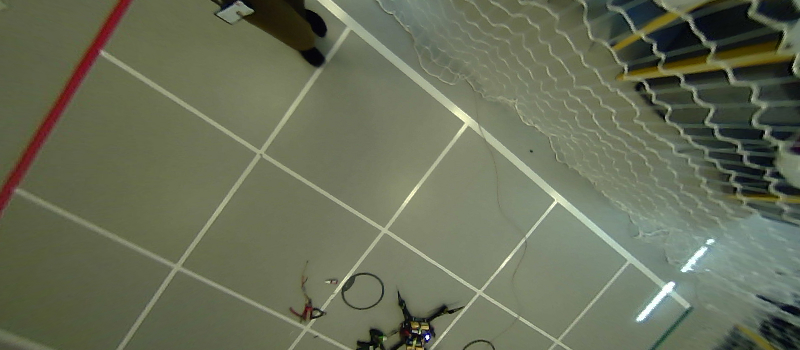
#> input picture Homeworx/homework1/python/data/grid.jpg, 800 x 350 px, found by its file name
$ python task3.py
#> lines starting #> are read from the running program, lines starting #| are printed output that depends on the picture
### Homeworx/homework1/python/common.py
from cmath import pi
import numpy as np

def rgb_to_gray(I):
    """
    Converts a HxWx3 RGB image to a HxW grayscale image as
    described in the text.
    """
    im_out = np.zeros(I.shape[0:2])
    for x in range(0, I.shape[0]):
        for y in range(0, I.shape[1]):
            im_out[x,y] = (I[x,y,0] + I[x,y,1] + I[x,y,2])/3
    #im_out = im_out.astype(int)
    return im_out

def central_difference(I):
    """
    Computes the gradient in the x and y direction using
    a central difference filter, and returns the resulting
    gradient images (Ix, Iy) and the gradient magnitude Im.
    """

    diff_ker = np.array([0.5, 0, -0.5])
    print(diff_ker)
    h_grad = np.zeros(I.shape)
    v_grad = np.zeros(I.shape)
    immagn = np.zeros(I.shape)
    for r in range(0,I.shape[0]):
        h_grad[r,:] = np.convolve(I[r,:], diff_ker, 'same')
    for v in range(0,I.shape[1]):
            v_grad[:,v] = np.convolve(I[:,v], diff_ker, 'same')
    for (x, y), px in np.ndenumerate(I):
        immagn[x,y] = np.sqrt(np.square(h_grad[x,y]) + np.square(v_grad[x,y]))
    print(np.amax(v_grad), np.amin(v_grad), np.amax(immagn), np.amin(immagn))
    return v_grad, h_grad, immagn

def gaussian(I, sigma):
    """
    Applies a 2-D Gaussian blur with standard deviation sigma to
    a grayscale image I.
    """

    # Hint: The size of the kernel should depend on sigma. A common
    # choice is to make the half-width be 3 standard deviations. The
    # total kernel width is then 2*np.ceil(3*sigma) + 1.

    h = int(np.ceil(3*sigma))
    result = np.zeros(I.shape)
    kern = np.zeros(2*h+1)
    print(h, kern.shape)

    for i in range(-h, h):
        kern[i+h] = (1/(np.sqrt(2*pi)*sigma))*np.exp(-np.square(h)/(2*np.square(sigma)))

    for r in range(0,I.shape[0]):
        result[r,:] = np.convolve(I[r,:], kern, 'same')
    for c in range(0, I.shape[1]):
        result[:,c] = np.convolve(result[:,c], kern, 'same')

    return result

def extract_edges(Ix, Iy, Im, threshold):
    """
    Returns the x, y coordinates of pixels whose gradient
    magnitude is greater than the threshold. Also, returns
    the angle of the image gradient at each extracted edge.
    """
    print(Ix.shape, Iy.shape, Im.shape, threshold)
    (y,x) = (Im > threshold).nonzero()
    theta = np.zeros(y.shape[0])
    print(x.shape, y.shape)
    for i in range(0,y.shape[0]):
        #print(i, x[i], y[i])
        theta[i] = np.arctan2(Iy[y[i],x[i]], Ix[y[i],x[i]])
    return x,y,theta # Placeholder

### Homeworx/homework1/python/task3.py
import numpy as np
import matplotlib.pyplot as plt
from common import *


threshold = 0.00000022 # todo: choose an appropriate value
sigma     = 0.8 # todo: choose an appropriate value
filename = 'C:\\Users\\sindr\\Documents\\UniversiTales\\V22\\RobVis\\Homeworx\\homework1\\python\\data\\grid.jpg'

I_rgb      = plt.imread(filename)
#> I_rgb is the input picture: shape (350, 800, 3); mean R, G, B 103.7, 109.6, 87.4
I_rgb      = I_rgb/255.0
I_gray     = rgb_to_gray(I_rgb)
#> after the loop in rgb_to_gray, `for x in range(0, I.shape[0]):`:
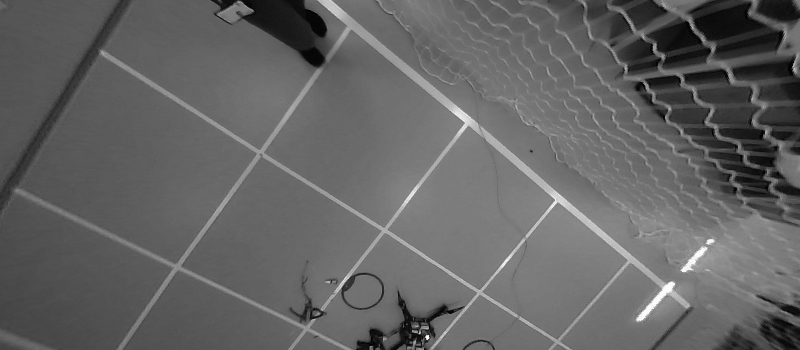
#> im_out: shape (350, 800) float64; min 0, max 1, mean 0.393
I_blur     = gaussian(I_gray, sigma)
#> after the loop in gaussian, `for c in range(0, I.shape[1]):`:
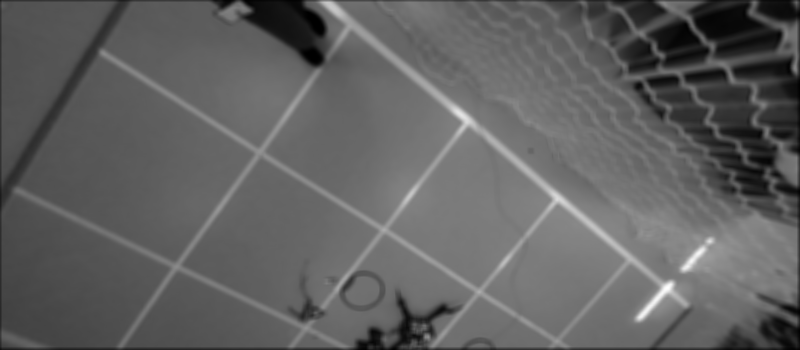
#> result: shape (350, 800) float64; min 1.77e-07, max 6.88e-06, mean 2.74e-06; drawn with min black and max white
Ix, Iy, Im = central_difference(I_blur)
#> after the loop in central_difference, `for r in range(0,I.shape[0]):`:
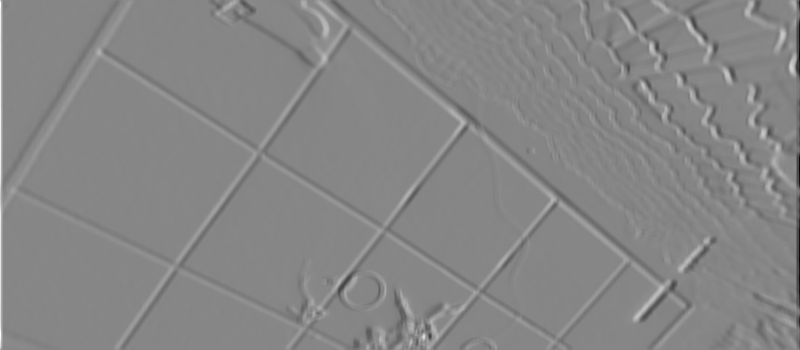
#> h_grad: shape (350, 800) float64; min -1.23e-06, max 1.1e-06, mean -2.05e-10; drawn with min black and max white
#> after the loop in central_difference, `for v in range(0,I.shape[1]):`:
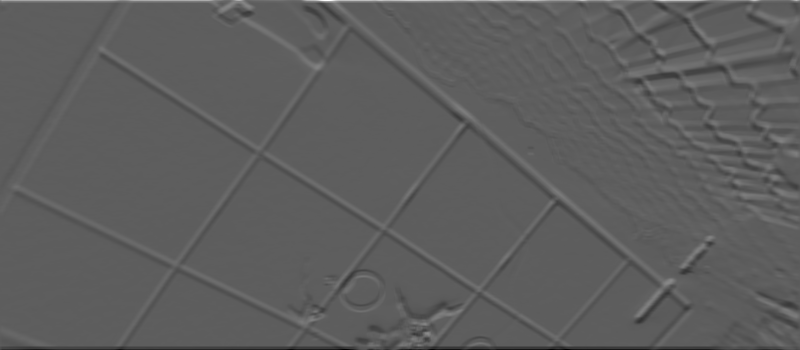
#> v_grad: shape (350, 800) float64; min -1.31e-06, max 2.23e-06, mean -3.98e-10; drawn with min black and max white
#> the loop in central_difference, `for (x, y), px in np.ndenumerate(I):` made 280000 passes
#> px on passes 1 to 3: 1.06e-06, 1.31e-06, 1.56e-06
#> after the loop in central_difference, `for (x, y), px in np.ndenumerate(I):`:
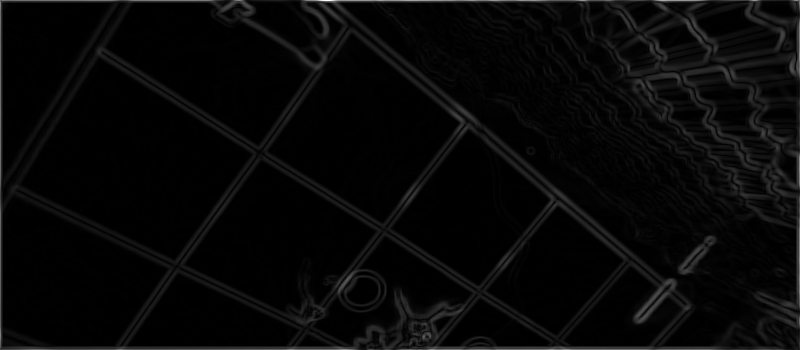
#> immagn: shape (350, 800) float64; min 0, max 2.23e-06, mean 6.99e-08; drawn with min black and max white
#| 2.2336878287773003e-06 -1.3055767602635696e-06 2.2337231942630765e-06 0.0
x,y,theta  = extract_edges(Ix, Iy, Im, threshold)
#| (350, 800) (350, 800) (350, 800) 2.2e-07
#| (26549,) (26549,)

fig, axes = plt.subplots(1,5,figsize=[15,4], sharey='row')
plt.set_cmap('gray')
axes[0].imshow(I_blur)
axes[1].imshow(Ix)
axes[2].imshow(Iy)
axes[3].imshow(Im, interpolation='bilinear')
edges = axes[4].scatter(x, y, s=1, c=theta, cmap='hsv')
fig.colorbar(edges, ax=axes[4], orientation='horizontal', label='$\\theta$ (radians)')
for a in axes:
    a.set_xlim([300, 600])
    a.set_ylim([I_rgb.shape[0], 0])
    a.set_aspect('equal')
axes[0].set_title('Blurred input')
axes[1].set_title('Gradient in x')
axes[2].set_title('Gradient in y')
axes[3].set_title('Gradient magnitude')
axes[4].set_title('Extracted edges')
plt.tight_layout()
# plt.savefig('out_edges.png') # Uncomment to save figure to working directory


plt.show()
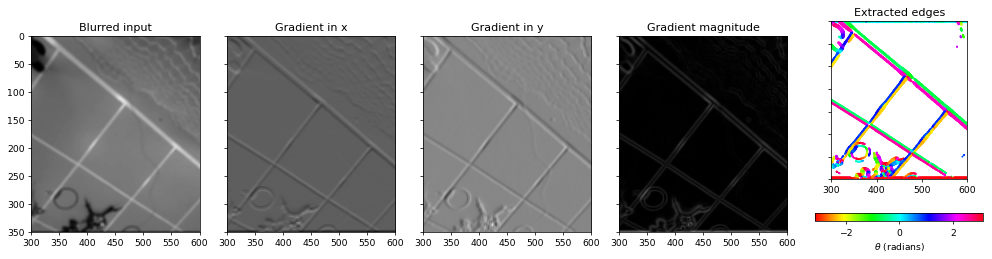
#> figure drawn by matplotlib, 6 panels
